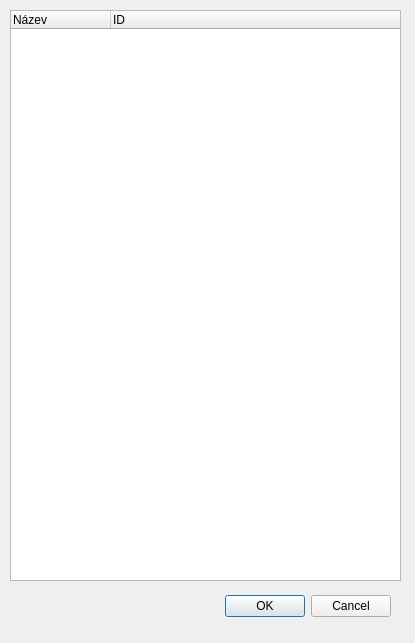
<?xml version="1.0" encoding="UTF-8"?>
<ui version="4.0">
 <class>Category</class>
 <widget class="QDialog" name="Category">
  <property name="geometry">
   <rect>
    <x>0</x>
    <y>0</y>
    <width>415</width>
    <height>643</height>
   </rect>
  </property>
  <property name="windowTitle">
   <string>Dialog</string>
  </property>
  <widget class="QDialogButtonBox" name="buttonBox">
   <property name="geometry">
    <rect>
     <x>50</x>
     <y>590</y>
     <width>341</width>
     <height>32</height>
    </rect>
   </property>
   <property name="orientation">
    <enum>Qt::Horizontal</enum>
   </property>
   <property name="standardButtons">
    <set>QDialogButtonBox::Cancel|QDialogButtonBox::Ok</set>
   </property>
  </widget>
  <widget class="QTreeWidget" name="categories">
   <property name="geometry">
    <rect>
     <x>10</x>
     <y>10</y>
     <width>391</width>
     <height>571</height>
    </rect>
   </property>
   <column>
    <property name="text">
     <string>Název</string>
    </property>
   </column>
   <column>
    <property name="text">
     <string>ID</string>
    </property>
   </column>
  </widget>
 </widget>
 <resources/>
 <connections>
  <connection>
   <sender>buttonBox</sender>
   <signal>accepted()</signal>
   <receiver>Category</receiver>
   <slot>accept()</slot>
   <hints>
    <hint type="sourcelabel">
     <x>248</x>
     <y>254</y>
    </hint>
    <hint type="destinationlabel">
     <x>157</x>
     <y>274</y>
    </hint>
   </hints>
  </connection>
  <connection>
   <sender>buttonBox</sender>
   <signal>rejected()</signal>
   <receiver>Category</receiver>
   <slot>reject()</slot>
   <hints>
    <hint type="sourcelabel">
     <x>316</x>
     <y>260</y>
    </hint>
    <hint type="destinationlabel">
     <x>286</x>
     <y>274</y>
    </hint>
   </hints>
  </connection>
 </connections>
</ui>
